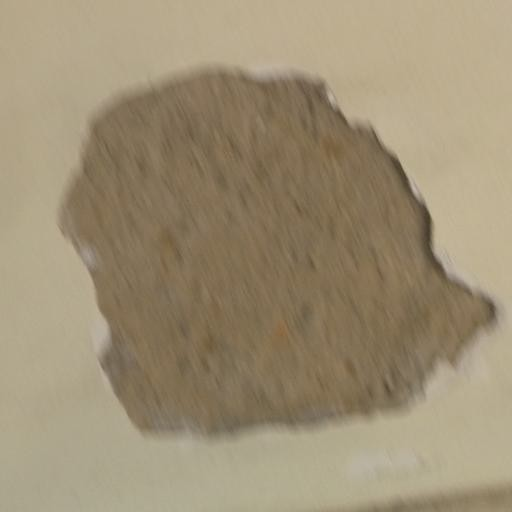
#> input picture app/model/data/test/paint_peeling/bd3_paint_peeling_0002.jpg, 512 x 512 px
$ python -i severity.py   (imports and definitions only)   (older library calls are emulated)
#> lines starting #> are read from the running program, lines starting #| are printed output that depends on the picture; after the words box and inside, x2 and y2 are one past the last pixel; in counts of white or black regions, pixels touching at a corner belong together
#> further down, picture is the input picture: shape (512, 512, 3); mean B, G, R 116.6, 143.5, 157.5
"""
Calibrated Computer Vision Severity & Visible Damage Extent Engine (0-100).
Deterministic, defect-type aware, and fully explainable for municipal/facility triage.

Defect-Presence Gating:
- Evaluates true physical defect boundary/edge density first.
- Undamaged surfaces (e.g. clean intact tiles, smooth undamaged walls) naturally score ~0-5.
- Visibly damaged surfaces dynamically scale from 25 to 98 based on dilated damage influence zones.
"""
import cv2
import numpy as np


# [31 lines left out: function _crack_spalling_score, not called in this run]


def _stagnant_water_score(img_bgr: np.ndarray) -> float:
    """Computes surface water coverage via reflective HSV mask + specular highlights."""
    hsv = cv2.cvtColor(img_bgr, cv2.COLOR_BGR2HSV)
#> hsv: shape (512, 512, 3); mean H, S, V 19.9, 69, 157.5
    gray = cv2.cvtColor(img_bgr, cv2.COLOR_BGR2GRAY)
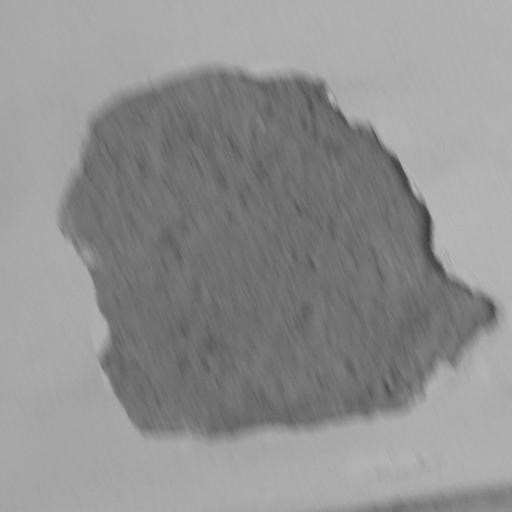
#> gray: shape (512, 512); min 61, max 185, mean 144.7
    h, w = img_bgr.shape[:2]
#> h = 512; w = 512
    total_pixels = float(h * w)
#> total_pixels = 262144

    # Low saturation reflective dark patches
    lower = np.array([0, 0, 15])
    upper = np.array([180, 75, 175])
    puddle_mask = cv2.inRange(hsv, lower, upper)
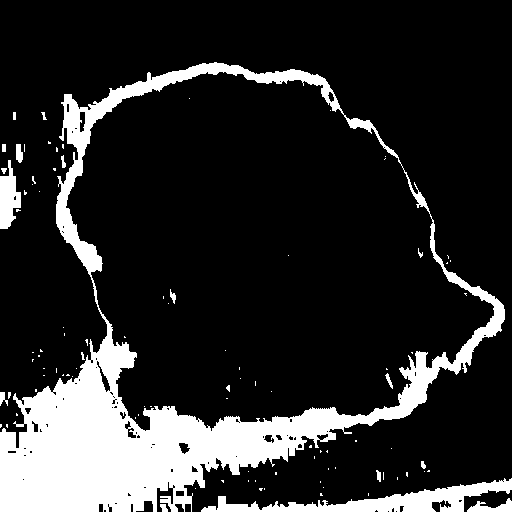
#> puddle_mask: shape (512, 512); 16.9% white; 97 white regions (80 under 20 px), largest, box (x1, y1, x2, y2) and area: (0, 62, 505, 512) 38530, (201, 478, 512, 512) 3653, (0, 160, 21, 229) 902
    puddle_frac = float(np.count_nonzero(puddle_mask)) / total_pixels
#> puddle_frac = 0.169

    # Gating: if there are no low-saturation reflective puddle zones, return 0
    if puddle_frac < 0.008:
        return round(float(puddle_frac * 200.0), 2)

    # Specular water surface glints inside/adjacent to puddle regions
    kernel = cv2.getStructuringElement(cv2.MORPH_ELLIPSE, (9, 9))
    dilated_puddle = cv2.dilate(puddle_mask, kernel)
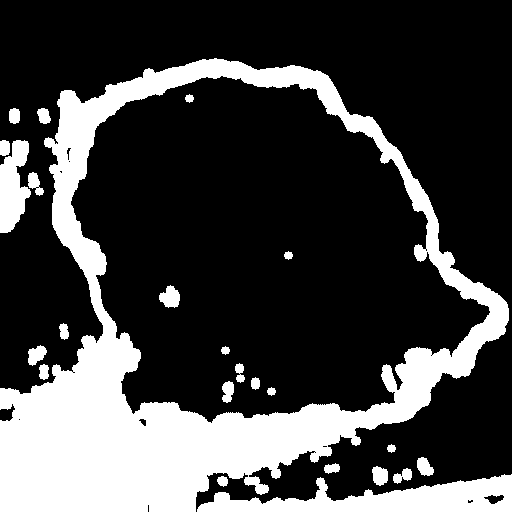
#> dilated_puddle: shape (512, 512); 25.8% white; 24 white regions, largest, box (x1, y1, x2, y2) and area: (0, 58, 509, 512) 56253, (197, 474, 512, 512) 6314, (0, 140, 31, 233) 1908
    _, specular_mask = cv2.threshold(gray, 220, 255, cv2.THRESH_BINARY)
#> specular_mask: shape (512, 512); every value is 0
    water_glints = cv2.bitwise_and(specular_mask, dilated_puddle)

    combined = cv2.bitwise_or(puddle_mask, water_glints)
    area_frac = float(np.count_nonzero(combined)) / total_pixels
#> area_frac = 0.169

    score = np.sqrt(area_frac) * 115.0
#> score = 47.28
    return float(np.clip(score, 0.0, 95.0))


# [39 lines left out: functions _paint_peeling_score, compute_severity, not called in this run]

>>> import cv2
>>> picture = cv2.imread('../../../../app/model/data/test/paint_peeling/bd3_paint_peeling_0002.jpg')
>>> result = _stagnant_water_score(picture)
#> result = 47.28

$ run again, on app/model/data/test/paint_peeling/bd3_paint_peeling_0007.jpg
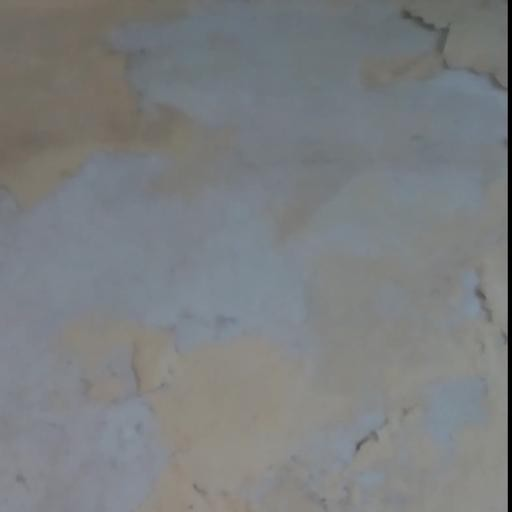
#> input picture app/model/data/test/paint_peeling/bd3_paint_peeling_0007.jpg, 512 x 512 px
#> picture is the input picture: shape (512, 512, 3); mean B, G, R 127.5, 125.8, 123
#> hsv: shape (512, 512, 3); mean H, S, V 75.1, 21.4, 130.7
#> in _stagnant_water_score, `puddle_mask = cv2.inRange(hsv, lower, upper)`:
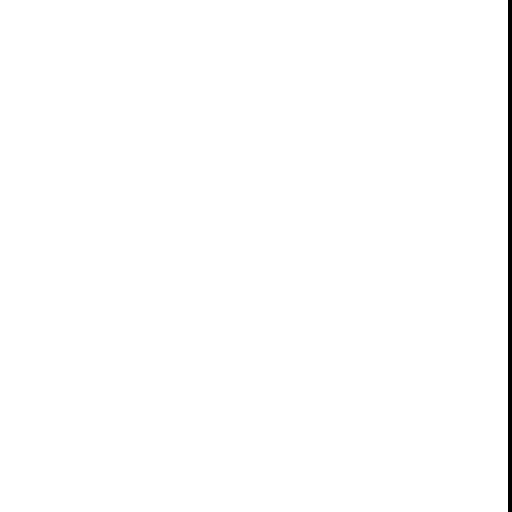
#> puddle_mask: shape (512, 512); 99.2% white; 1 black region, box (x1, y1, x2, y2) and area: (508, 0, 512, 512) 2048
#> puddle_frac = 0.992
#> dilated_puddle: shape (512, 512); every value is 255
#> specular_mask: shape (512, 512); every value is 0
#> score = 114.5
#> result = 95
